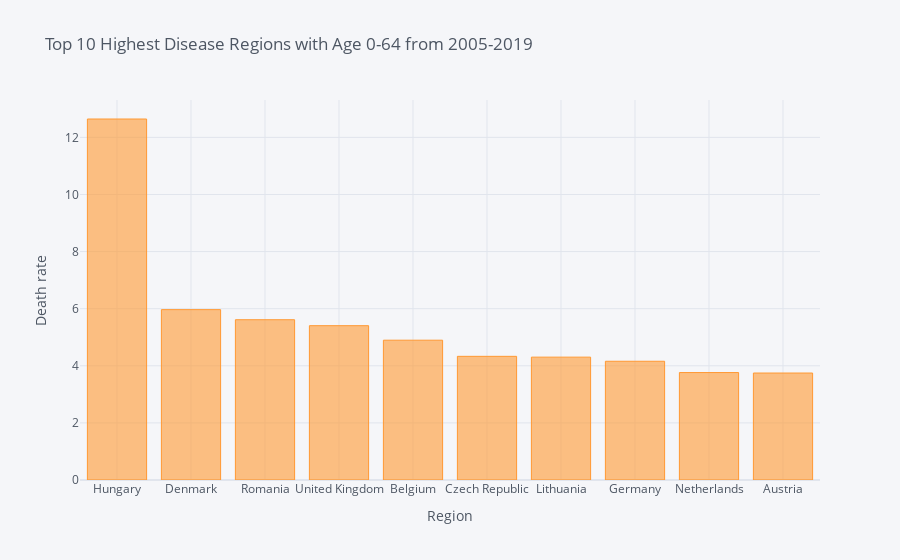

The notebook cell this image was saved under:
### Code cell
plt.figure(figsize=[40,19])
sdr_all_64 = sdr_master.loc[(sdr_master['SEX'] == 'ALL') & (sdr_master['AGE_GRP'] == '0_64')]

sdr_country_64 = sdr_all_64.groupby('Country_long').mean()

sdr_country_64 = sdr_country_64.loc[:, 2005: 2019].mean(axis =1)

region10_64 = sdr_country_64.nlargest(n=10)

region10_64.iplot(kind='bar', xTitle='Region',
                   yTitle='Death rate', title='Top 10 Highest Disease Regions with Age 0-64 from 2005-2019')

### Figure 1 — Plotly figure (JSON) as saved in the notebook; plotly's stock layout.template omitted (floating-point values rounded to 4 significant figures)
{"data": [{"marker": {"color": "rgba(255, 153, 51, 0.6)", "line": {"color": "rgba(255, 153, 51, 1.0)", "width": 1}}, "name": "None", "orientation": "v", "text": "", "type": "bar", "x": ["Hungary", "Denmark", "Romania", "United Kingdom", "Belgium", "Czech Republic", "Lithuania", "Germany", "Netherlands", "Austria"], "y": [12.64, 5.967, 5.614, 5.405, 4.897, 4.331, 4.303, 4.159, 3.763, 3.747]}], "layout": {"autosize": true, "legend": {"bgcolor": "#F5F6F9", "font": {"color": "#4D5663"}}, "paper_bgcolor": "#F5F6F9", "plot_bgcolor": "#F5F6F9", "title": {"font": {"color": "#4D5663"}, "text": "Top 10 Highest Disease Regions with Age 0-64 from 2005-2019"}, "xaxis": {"autorange": true, "gridcolor": "#E1E5ED", "range": [-0.5, 9.5], "showgrid": true, "tickfont": {"color": "#4D5663"}, "title": {"font": {"color": "#4D5663"}, "text": "Region"}, "type": "category", "zerolinecolor": "#E1E5ED"}, "yaxis": {"autorange": true, "gridcolor": "#E1E5ED", "range": [0, 13.31], "showgrid": true, "tickfont": {"color": "#4D5663"}, "title": {"font": {"color": "#4D5663"}, "text": "Death rate"}, "type": "linear", "zerolinecolor": "#E1E5ED"}}}
